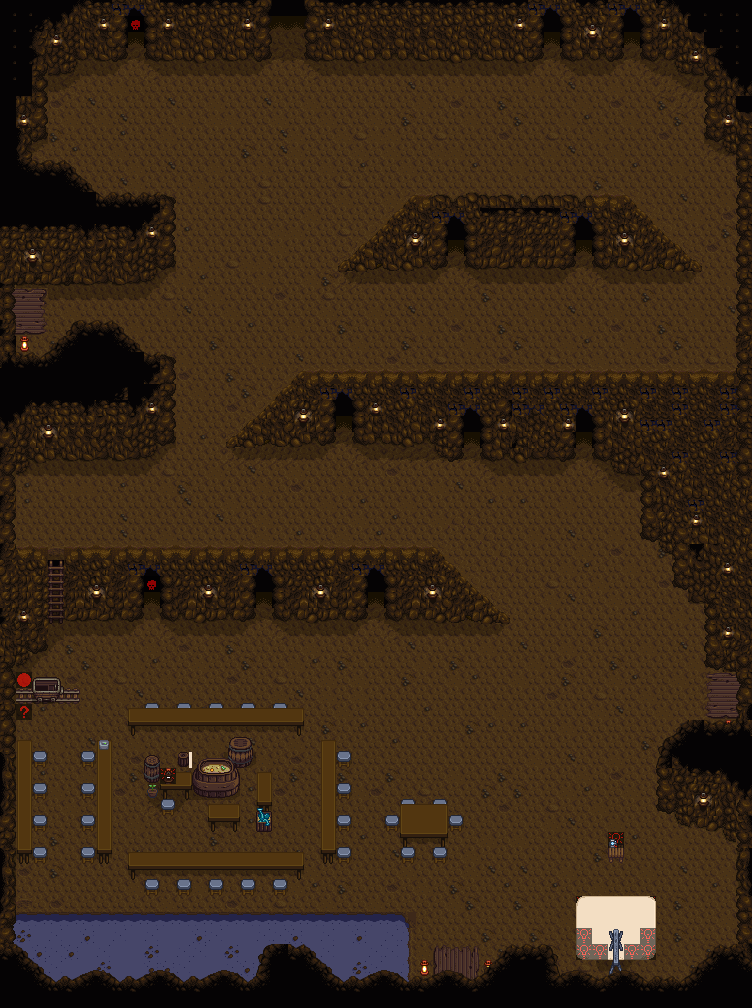

A 2D game scene composited from a Tiled map and its tileset images. What follows is a short description and the map's XML, with each tile layer's data collapsed to a summary:
An orthogonal 47x63 tile map with 16x16 px tiles, 7 tile layers (Back, Back1, Buildings, Paths, ...), 6 tilesets.

<map version="1.9" tiledversion="1.9.2" orientation="orthogonal" renderorder="right-down" compressionlevel="0" width="47" height="63" tilewidth="16" tileheight="16" infinite="0" nextlayerid="15" nextobjectid="6">
 <properties>
  <property name="AmbientLight" value="80 80 40" />
  <property name="ViewportFollowPlayer" type="bool" value="true" />
  <property name="Warp" value="" />
 </properties>
 <tileset firstgid="1" name="paths" tilewidth="16" tileheight="16" tilecount="64" columns="4">
  <image source="Content/paths.png" width="64" height="256" />
 </tileset>
 <tileset firstgid="65" name="untitled tile sheet" tilewidth="16" tileheight="16" tilecount="288" columns="16">
  <image source="Content/Maps/Mines/mine.png" width="256" height="288" />
 </tileset>
 <tileset firstgid="353" name="Festivals" tilewidth="16" tileheight="16" tilecount="1024" columns="32">
  <image source="Content/Festivals.png" width="512" height="512" />
 </tileset>
 <tileset firstgid="1377" name="spring_outdoorsTileSheet" tilewidth="16" tileheight="16" tilecount="1975" columns="25">
  <image source="Content/spring_outdoorsTileSheet.png" width="400" height="1264" />
 </tileset>
 <tileset firstgid="3352" name="volcano_dungeon" tilewidth="16" tileheight="16" tilecount="576" columns="16">
  <image source="Content/Maps/Mines/volcano_dungeon.png" width="256" height="576" />
 </tileset>
 <tileset firstgid="3928" name="Sheet" tilewidth="16" tileheight="16" tilecount="936" columns="26">
  <image source="Sheet.png" width="416" height="576" />
 </tileset>
 <layer id="1" name="Back" width="47" height="63">
  <data>[2961 cells, 2881 non-empty, 46 distinct tile ids]</data>
 </layer>
 <layer id="13" name="Back1" width="47" height="63">
  <data>[2961 cells, 31 non-empty, 21 distinct tile ids]</data>
 </layer>
 <layer id="2" name="Buildings" width="47" height="63">
  <data>[2961 cells, 1081 non-empty, 115 distinct tile ids]</data>
 </layer>
 <layer id="4" name="Paths" width="47" height="63">
  <data>[2961 cells, 19 non-empty, 4 distinct tile ids]</data>
 </layer>
 <layer id="3" name="Front" width="47" height="63">
  <data>[2961 cells, 318 non-empty, 57 distinct tile ids]</data>
 </layer>
 <layer id="11" name="Front1" width="47" height="63">
  <data>[2961 cells, 1 non-empty, 1 distinct tile ids]</data>
 </layer>
 <layer id="9" name="AlwaysFront" width="47" height="63">
  <data>[2961 cells, 25 non-empty, 15 distinct tile ids]</data>
 </layer>
 <objectgroup id="5" name="Back" />
 <objectgroup id="14" name="Back1" />
 <objectgroup id="6" name="Buildings" />
 <objectgroup id="8" name="Paths" />
 <objectgroup id="7" name="Front" />
 <objectgroup id="12" name="Front1" />
 <objectgroup id="10" name="AlwaysFront" />
</map>
